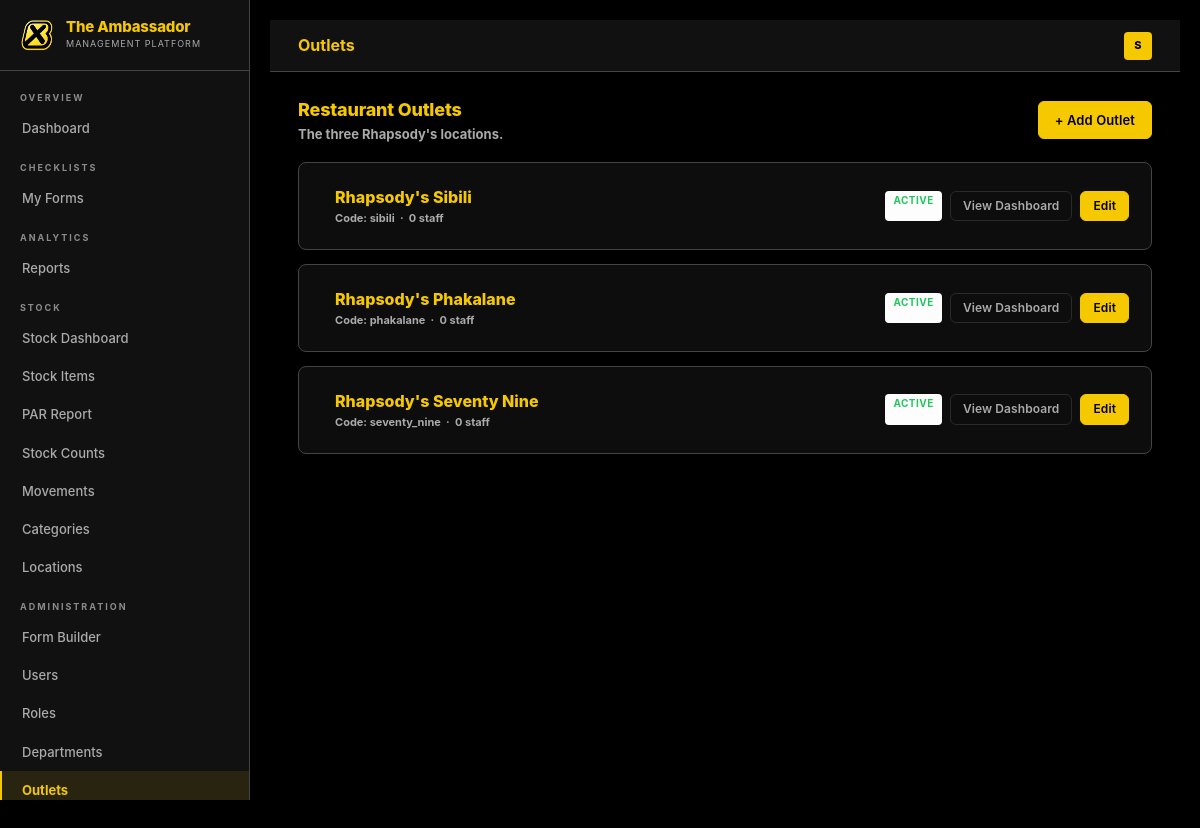
Page /accounts/outlets/ (signed in) on the earlier database version.
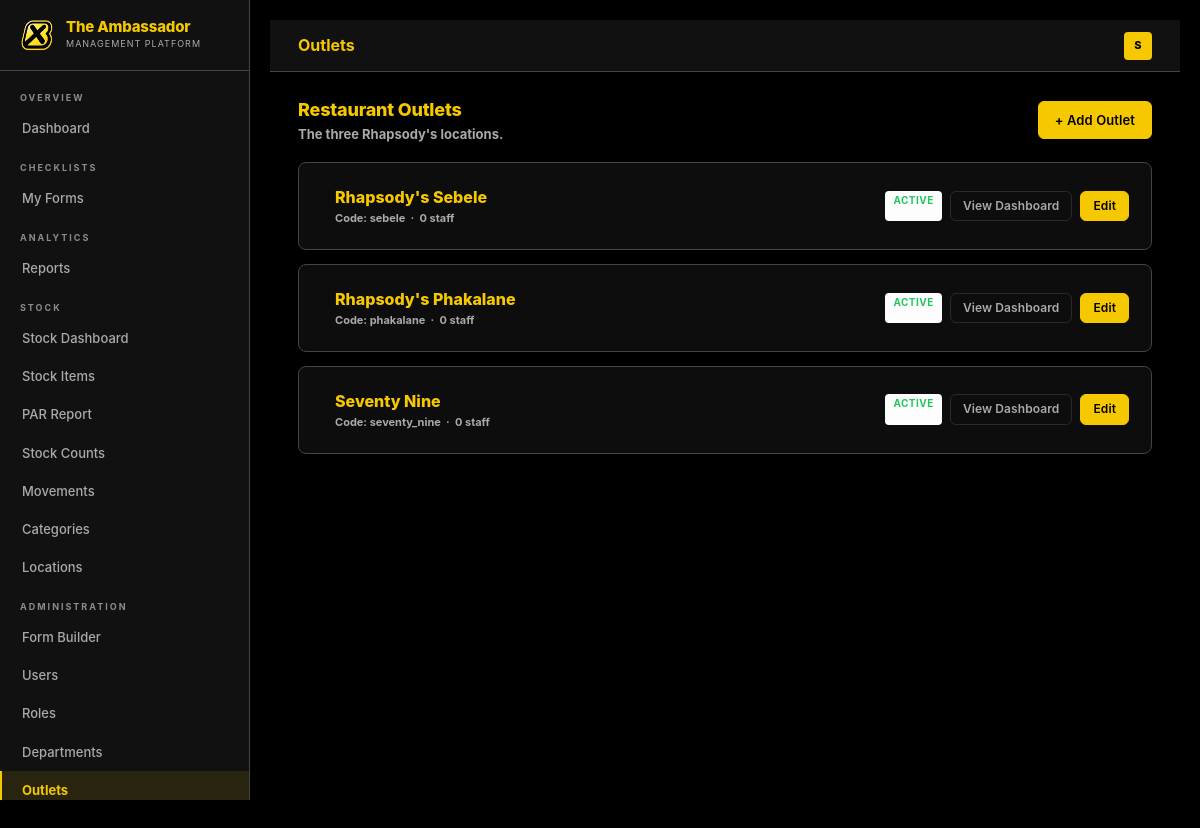
Same page on the later database version.
### accounts/models.py (models this page shows, shortened)
class Outlet(models.Model):
    name        = models.CharField(max_length=100, unique=True)
    code        = models.CharField(max_length=20, unique=True)
    address     = models.TextField(blank=True)
    phone       = models.CharField(max_length=30, blank=True)
    email       = models.EmailField(blank=True)
    is_active   = models.BooleanField(default=True)
    order       = models.PositiveIntegerField(default=0)
    class Meta:
        ordering = ['order', 'name']

### accounts/views.py (the view)
# urls.py: path('outlets/',                views.outlet_list_view,   name='outlet_list'),
@login_required
def outlet_list_view(request):
    if not request.user.is_admin:
        messages.error(request, 'Access denied.')
        return redirect('dashboard:home')
    from .models import Outlet
    from django.db.models import Count
    outlets = Outlet.objects.annotate(user_count=Count('users')).order_by('order')
    return render(request, 'accounts/outlet_list.html', {'outlets': outlets})

### accounts/models.py (called while the page is built)
    @property
    def role_name(self):
        if self.is_superuser:
            return 'System Admin'
        return self.custom_role.name if self.custom_role else 'No Role'

    @property
    def is_admin(self):
        if self.is_superuser: return True
        return self.custom_role.is_system_admin if self.custom_role else False

    @property
    def can_fill_forms(self):
        if self.is_admin: return True
        return self.custom_role.can_fill_forms if self.custom_role else False

    @property
    def can_view_reports(self):
        if self.is_admin: return True
        return self.custom_role.can_view_reports if self.custom_role else False

    @property
    def can_manage_forms(self):
        if self.is_admin: return True
        return self.custom_role.can_manage_forms if self.custom_role else False

    @property
    def can_manage_users(self):
        if self.is_admin: return True
        return self.custom_role.can_manage_users if self.custom_role else False

    @property
    def can_access_stock(self):
        if self.is_admin: return True
        return self.custom_role.can_access_stock if self.custom_role else False

### templates/accounts/outlet_list.html (shortened to what this page needs)
{% extends 'base.html' %}
{% block page_title %}Outlets{% endblock %}
{% block content %}
<div class="flex-between mb-4">
 <div>
 <h2 style="font-size:18px;font-weight:800;color:#f5c800;">Restaurant Outlets</h2>
 <p class="text-sm text-muted">The three Rhapsody's locations.</p>
 </div>
 <a href="{% url 'accounts:outlet_create' %}" class="btn btn-primary">+ Add Outlet</a>
</div>
<div class="grid" style="grid-template-columns:1fr;">
{% for outlet in outlets %}
<div class="card">
 <div class="flex-between">
 <div style="display:flex;align-items:center;gap:14px;">
 <div>
 <div style="font-size:16px;font-weight:800;color:#f5c800;">{{ outlet.name }}</div>
 <div class="text-xs text-muted">Code: {{ outlet.code }} &nbsp;·&nbsp; {{ outlet.user_count }} staff</div>
 </div>
 </div>
 <div class="flex gap-2 align-items-center">
 {% if outlet.is_active %}<span class="badge badge-success">Active</span>{% else %}<span class="badge badge-draft">Inactive</span>{% endif %}
 <a href="{% url 'dashboard:outlet_detail' outlet.pk %}" class="btn btn-outline btn-sm">View Dashboard</a>
 <a href="{% url 'accounts:outlet_edit' outlet.pk %}" class="btn btn-primary btn-sm">Edit</a>
 </div>
 </div>
</div>
{% empty %}
<div class="card empty-state"><p>No outlets yet.</p></div>
{% endfor %}
</div>
{% endblock %}

Differences in the rows shown:
changed Outlet: name "Rhapsody's Sibili" → "Rhapsody's Sebele"; code "sibili" → "sebele"
changed Outlet "seventy_nine": name "Rhapsody's Seventy Nine" → "Seventy Nine"
